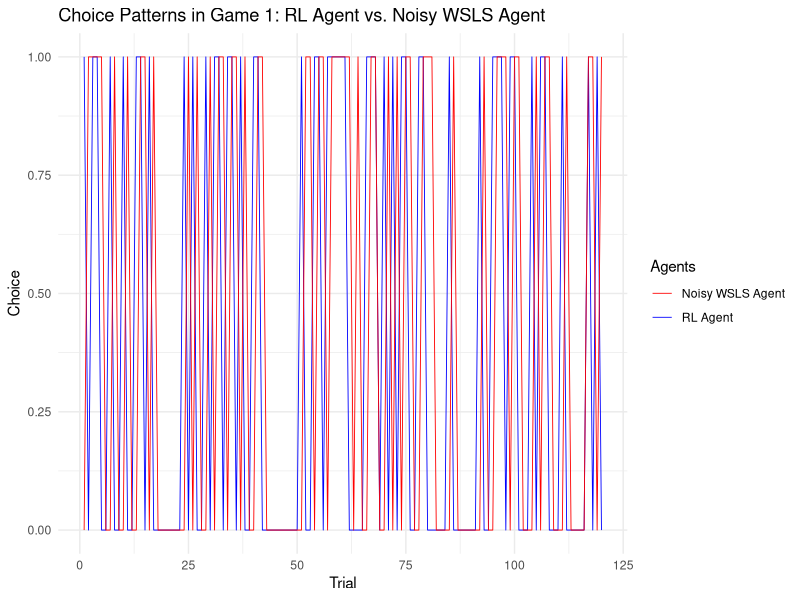
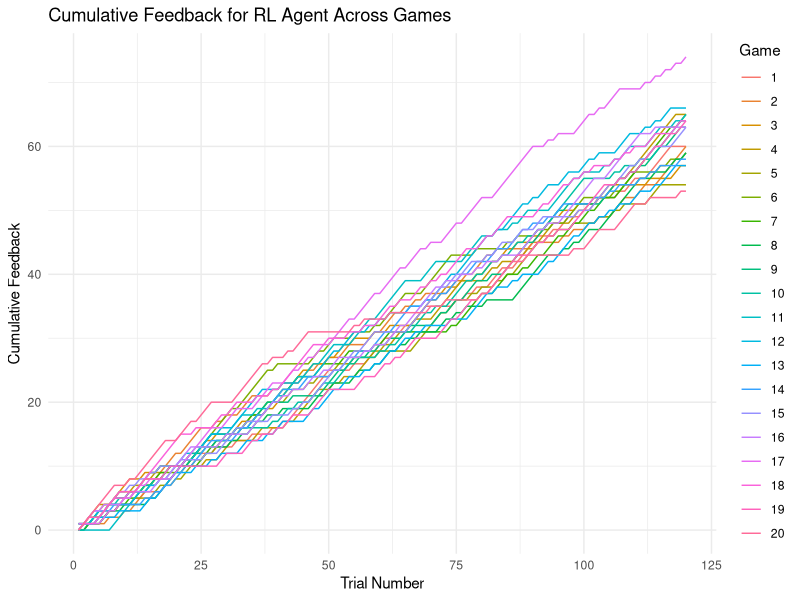

Here is the R script that generated these plots, in order:
## ---- chunk 1
knitr::opts_chunk$set(echo = TRUE)
## ---- chunk 2

softmax_f <- function(exp_values, theta) {
  probabilities <- exp(exp_values * theta) / sum(exp(exp_values * theta))
  return(probabilities) 
}

## ---- chunk 3

ValueUpdate_f <- function(value, alpha, choice, feedback) {
  PE <- feedback - value
  
  v1 <- value[1] + alpha * (1 - choice) * (feedback - value[1])
  v2 <- value[2] + alpha * choice * (feedback - value[2])
  
  updatedValue <- c(v1, v2)
  
  return(updatedValue)
}

## ---- chunk 4

RL_agent_f <- function(value, alpha, theta, feedback) {

  # here we use softmax to decide the probability of choosing each option
  choice_probabilities <- softmax_f(value, theta)
  
  # make a choice based on the calculated probabilities outputted from softmax
  choice <- sample(c(0, 1), size = 1, prob = choice_probabilities)
  
  # update values based on the choice made and feedback received
  updatedValue <- ValueUpdate_f(value, alpha, choice, feedback)
  
  # return the choice and the updated values
  return(list(choice = choice, updatedValue = updatedValue))
}
  
  
## ---- chunk 5

# WSLS Agent function with noise 
WSLSAgentNoise_f <- function(prevChoice, Feedback, noise){

  if (Feedback == 1) {
    choice <- prevChoice
  } else if (Feedback == 0) {
    choice <- 1 - prevChoice
  }
  
  # applying noise
  if (rbinom(1, 1, noise) == 1) {
    choice <- rbinom(1, 1, 0.5)
  }
  
  return(choice)
}
## ---- chunk 6
# parameters for the RL Agent
alpha <- 0.1  # learning rate
theta <- 0.5  # temperature parameter for softmax

# parameters for the noisy WSLS Agent
noise <- 0.1  # probability of choosing randomly due to noise

# number of games and trials
num_games <- 20
num_trials <- 120

# store results
results <- list()

for (game in 1:num_games) {
  # initial values for both agents
  RL_value <- c(0.5, 0.5)  # initial expected values for RL Agent
  WSLS_prevChoice <- sample(c(0, 1), size = 1)  # initial choice for WSLS Agent
  WSLS_Feedback <- 0  # initial feedback (assume loss)
  
  game_results <- list()
  
  for (trial in 1:num_trials) {
    # RL agent makes a choice and updates values
    RL_outcome <- RL_agent_f(RL_value, alpha, theta, WSLS_Feedback)
    RL_choice <- RL_outcome$choice
    RL_value <- RL_outcome$updatedValue
    
    # noisy WSLS Agent makes a choice
    WSLS_choice <- WSLSAgentNoise_f(WSLS_prevChoice, WSLS_Feedback, noise)
    
    # determine feedback based on choices (simple rule: same choice = win, different choice = lose)
    if (RL_choice == WSLS_choice) {
      RL_Feedback <- 1  # Win
      WSLS_Feedback <- 1
    } else {
      RL_Feedback <- 0  # Lose
      WSLS_Feedback <- 0
    }
    
    # update WSLS's previous choice
    WSLS_prevChoice <- WSLS_choice
    
    # record trial results
    game_results[[trial]] <- list(RL_choice = RL_choice, WSLS_choice = WSLS_choice, RL_Feedback = RL_Feedback, WSLS_Feedback = WSLS_Feedback)
  }
  
  results[[game]] <- game_results
}

# show results dataframe in a seperate window
results_df <- data.frame(Game = integer(), Trial = integer(), RL_Choice = integer(), WSLS_Choice = integer(), RL_Feedback = integer(), WSLS_Feedback = integer())


## ---- chunk 7
print(results)
## ---- chunk 8
library(ggplot2)
library(dplyr)
## ---- chunk 9
# extract data for plotting
results_df <- data.frame(
  Game = rep(1:num_games, each = num_trials),  
  Trial = rep(1:num_trials, times = num_games),  
  RL_Choice = numeric(num_games * num_trials),
  WSLS_Choice = numeric(num_games * num_trials)
)

## ---- chunk 10
for (trial in 1:num_trials) {
  results_df$RL_Choice[trial] <- results[[1]][[trial]]$RL_choice
  results_df$WSLS_Choice[trial] <- results[[1]][[trial]]$WSLS_choice
}

## ---- chunk 11
library(ggplot2)

ggplot(results_df[results_df$Game == 1, ], aes(x = Trial)) +
  geom_line(aes(y = RL_Choice, color = "RL Agent"), size = 0.3) +
  geom_line(aes(y = WSLS_Choice, color = "Noisy WSLS Agent"), size = 0.3) +
  labs(title = "Choice Patterns in Game 1: RL Agent vs. Noisy WSLS Agent", y = "Choice", x = "Trial") +
  scale_color_manual(name = "Agents", values = c("RL Agent" = "blue", "Noisy WSLS Agent" = "red")) +
  theme_minimal()

## ---- chunk 12
library(ggplot2)
library(dplyr)

# Initialize an empty list to store cumulative feedback for each game
cumulative_feedback <- list()

# Iterate over each game to calculate cumulative feedback
for (game in 1:num_games) {
  cumulative <- 0
  feedback <- numeric(num_trials)
  
  # Iterate over each trial in the game
  for (trial in 1:num_trials) {
    # Add feedback of the current trial to cumulative feedback
    cumulative <- cumulative + results[[game]][[trial]]$RL_Feedback
    feedback[trial] <- cumulative
  }
  
  cumulative_feedback[[game]] <- feedback
}

# Create a data frame to store the cumulative feedback for each game
feedback_df <- data.frame(
  Game = rep(1:num_games, each = num_trials),
  Trial = rep(1:num_trials, times = num_games),
  Cumulative_Feedback = unlist(cumulative_feedback)
)

# Plot cumulative feedback for RL agent across all games
ggplot(feedback_df, aes(x = Trial, y = Cumulative_Feedback, color = as.factor(Game))) +
  geom_line() +
  labs(title = "Cumulative Feedback for RL Agent Across Games",
       x = "Trial Number",
       y = "Cumulative Feedback") +
  theme_minimal() +
  scale_color_discrete(name = "Game")  # Set color scale for different games
